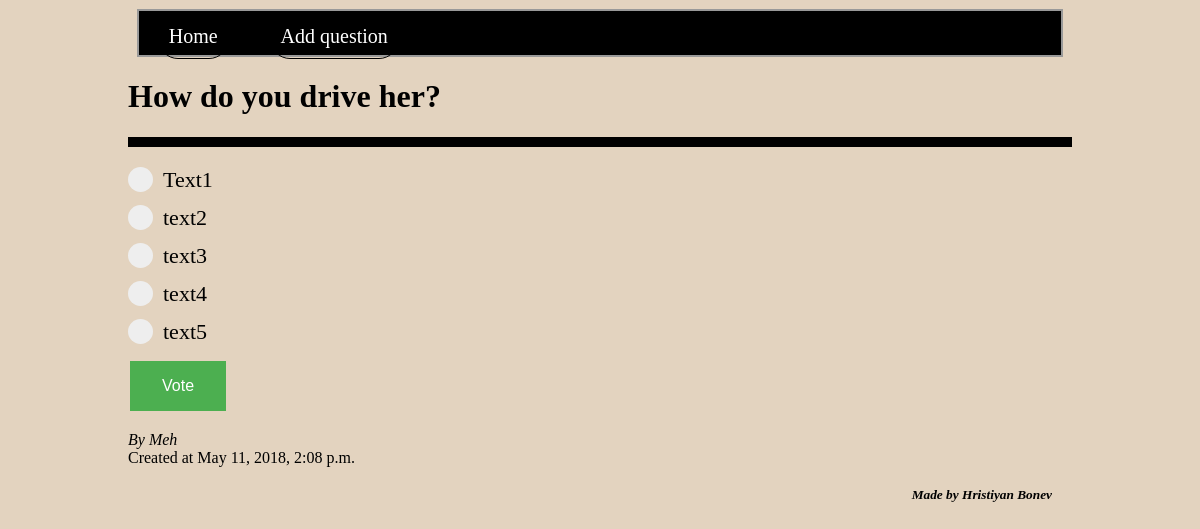
/polls/70/, run on the app's committed database.
### polls/models.py (models this page shows, shortened)
class Question(models.Model):
    question_text = models.CharField(max_length=200)
    pub_date = models.DateTimeField('Date Published', auto_now_add=True)
    creator = models.CharField(max_length=150, null=True, blank=True)

class Choice(models.Model):
    question = models.ForeignKey(Question, on_delete=models.CASCADE)
    choice_text = models.CharField(max_length=200)
    votes = models.IntegerField(default=0)

### polls/views.py (the view)
# urls.py: path('<int:pk>/', views.DetailView.as_view(), name='detail'),
class DetailView(generic.DetailView):
    model = Question
    template_name = 'polls/detail.html'

### polls/templates/polls/detail.html (shortened to what this page needs)
{% extends "polls/base.html" %}
{% load staticfiles %}
{% block styles%}
<link rel="stylesheet" type="text/css" href="{% static 'css/details.css' %}" />
{% endblock %}
{% block content %}
  <div class='detail'>
    <div class='question_text'>
      <h1>{{ question.question_text }}</h1>
    </div>
<form action="{% url 'polls:vote' question.id %}" method="post">
  <div class='answer-list'>
    {% for choice in question.choice_set.all %}
      <label class='container' for="choice{{ forloop.counter }}">{{ choice.choice_text }}
      <span class="checkmark"></span>
      </label>
  {% endfor %}
</div>
  <input type="submit" value="Vote" />
</form>
<div class='creator_details'>
  <i>By {{ question.creator }}</i><br/>
</div>
<div class='date_added'>
  Created at {{ question.pub_date }}
</div>
{% endblock content %}

### polls/static/css/style.css (style rules this page uses)
body { background-color: rgba(145, 82, 0,0.25); padding:0 10% 5% 10%; }

### polls/static/css/details.css (style rules this page uses)
.container { display: block; position: relative; padding-left: 35px; margin-bottom: 12px; cursor: pointer; font-size: 22px; -webkit-user-select: none; -moz-user-select: none; -ms-user-select: none; user-select: none; }
.checkmark { position: absolute; top: 0; left: 0; height: 25px; width: 25px; background-color: #eee; border-radius: 50%; }
.checkmark:after { content: ""; position: absolute; display: none; }
.container .checkmark:after { top: 9px; left: 9px; width: 8px; height: 8px; border-radius: 50%; background: white; }
.question_text { border-bottom: 10px solid black; }
.answer-list { margin-top: 20px; }
input[type=submit],input[type=button] { background-color: #4CAF50; border: none; color: white; padding: 16px 32px; text-align: center; text-decoration: none; display: inline-block; font-size: 16px; margin: 4px 2px; -webkit-transition-duration: 0.4s; transition-duration: 0.4s; cursor: pointer; }

### data on the page
Question: question_text "How do you drive her?", creator "Meh", pub_date "May 11, 2018, 2:08 p.m."
Choice: choice_text "Text1"
Choice: choice_text "text2"
Choice: choice_text "text3"
Choice: choice_text "text4"
Choice: choice_text "text5"
